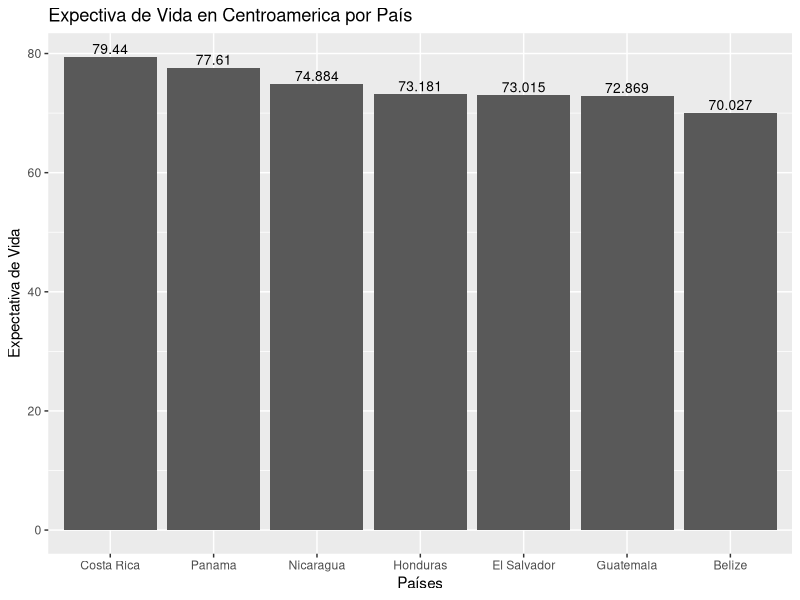
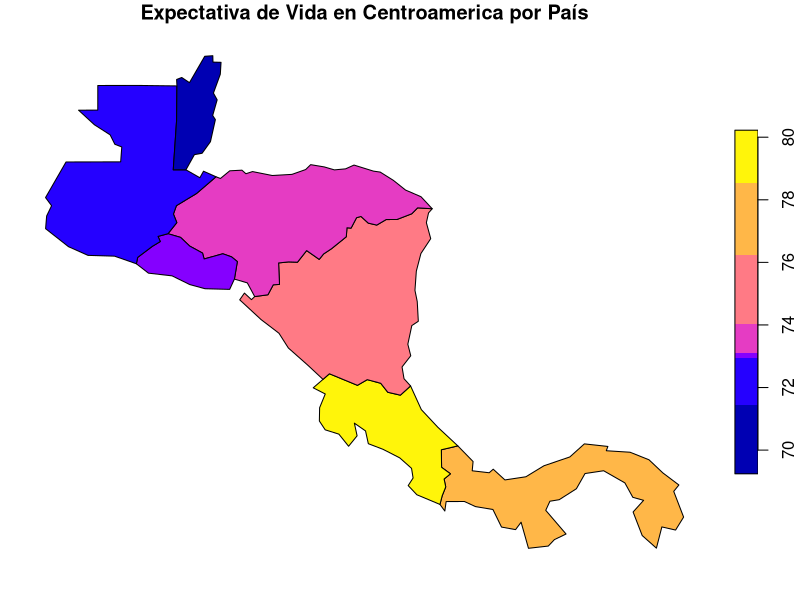
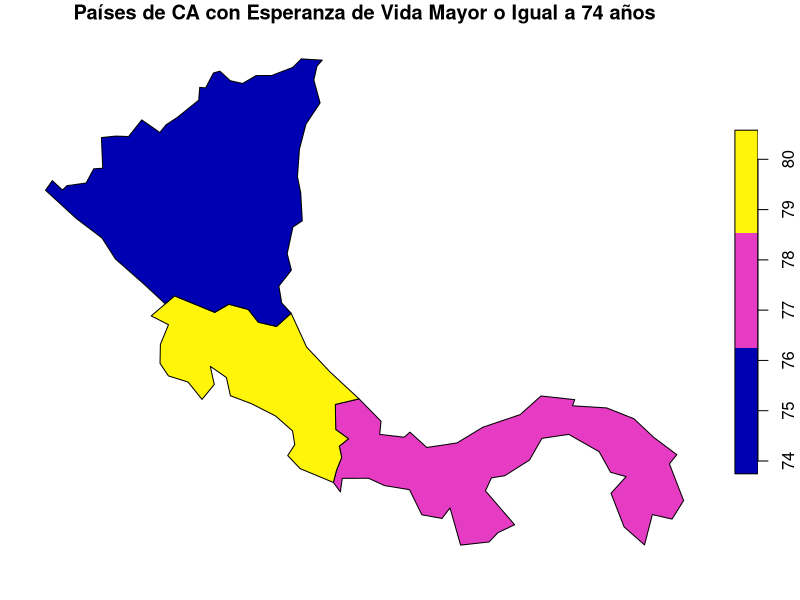

These charts were generated, in order, by the following R code:
## ---- chunk 1
knitr::opts_chunk$set(echo = TRUE)
## ---- chunk 2
# Paquete para generación de documentos (ej. HTML)
library(knitr)

# Paquete para formateo de tablas
library(kableExtra)

# Paquete de graficación
library(ggplot2)

# Paquete de manejo de datos geoespaciales vectoriales
library(sf)

# Paquete con conjuntos de datos geoespaciales
library(spData)
## ---- chunk 3
names(world)
## ---- chunk 4
kable(
  world[1:10, 1:5, drop = TRUE], 
  caption="Datos demográficos de los países del mundo"
)
## ---- chunk 5
kable(
  world[1:10, c("name_long","continent","pop","lifeExp","gdpPercap"), drop = TRUE], 
  col.names=c("País","Continente","Población","Esperanza de vida","Renta per cápita"),  
  caption="Datos demográficos de los países del mundo"
)
## ---- chunk 6
# Se extraen las observaciones ordenadas por orden alfabético de país
world.orden <- order(world$name_long)

# Se genera un nuevo data frame ordenado
world.ordenadoxpais <- world[world.orden,]

# Se formatea la tabla con el nuevo data frame
kable(
  world.ordenadoxpais[, c("name_long","continent","pop","lifeExp","gdpPercap"), drop = TRUE], 
  col.names=c("País","Continente","Población","Esperanza de vida","Renta per cápita"),  
  caption="Datos demográficos de los países del mundo"
) %>%
kable_styling() %>%
scroll_box(
  width = "800px", 
  height = "500px", 
  fixed_thead = TRUE
)
## ---- chunk 7
# Se extraen las observaciones correspondientes a los países de Centroamérica
centro_america = world[world$name_long == "Belize" |
                       world$name_long == "Guatemala" |
                       world$name_long == "Honduras" |
                       world$name_long == "El Salvador" |
                       world$name_long == "Nicaragua" |
                       world$name_long == "Costa Rica" |
                       world$name_long == "Panama"
                       , ]

# Se formatea la tabla con el nuevo data frame
kable(
  centro_america[, c("name_long","continent","pop","lifeExp","gdpPercap"), drop = TRUE], 
  col.names=c("País","Continente","Población","Esperanza de vida","Renta per cápita"),  
  caption="Datos demográficos de los países de Centroamérica"
) %>%
kable_styling()
## ---- chunk 8
ggplot(centro_america, aes(x=reorder(name_long, -lifeExp), y=lifeExp)) +
  ggtitle("Expectiva de Vida en Centroamerica por País") +
  xlab("Países") + 
  ylab("Expectativa de Vida") +  
  geom_col() +
  geom_text(aes(label=lifeExp), vjust=-0.3, size=3.5)
## ---- chunk 9
plot(centro_america["lifeExp"], main="Expectativa de Vida en Centroamerica por País")
## ---- chunk 10
centroamerica_muestra <- centro_america[centro_america$lifeExp>=74,]
plot(centroamerica_muestra["lifeExp"], main="Países de CA con Esperanza de Vida Mayor o Igual a 74 años")
